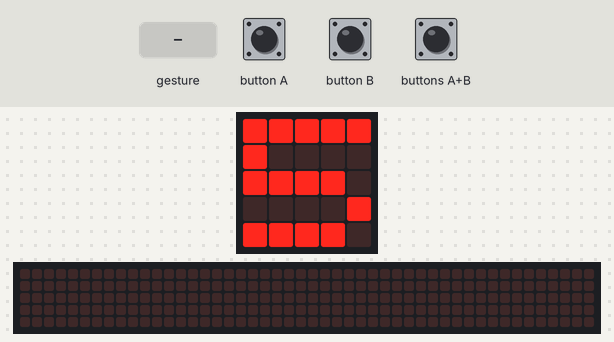
Bench run of a program on a simulated BBC micro:bit (MakeCode). On the bench: the board's 5×5 LED display, a strip that is not on the board, showing the scrolling text unrolled. The test bench sets the inputs (shaded band). Random numbers come from a fixed seed; a tilt is held for 1.5 s and a shake lasts 1 s, then the board lies face up again; the 48×5 strip is a reading aid, not a part: it shows the text the display is scrolling, unrolled, one strip-width of it at a time.

Above: at 1.2 s.
1.3 s: gesture 'shake'
At 1.73 s:
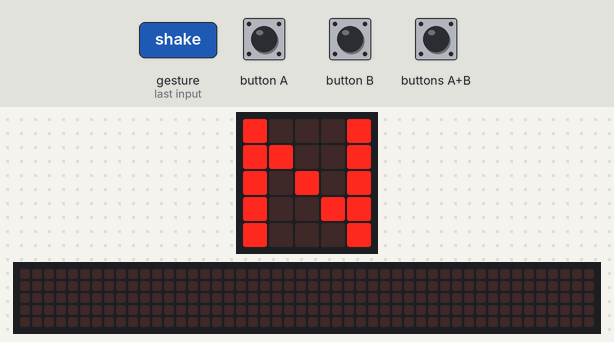
3.4 s: buttons A+B pressed for 0.15 s
At 4.6 s:
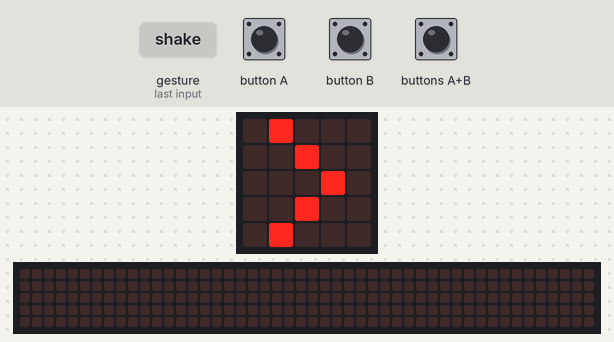
6.4 s: button A pressed for 0.15 s
At 7.8 s:
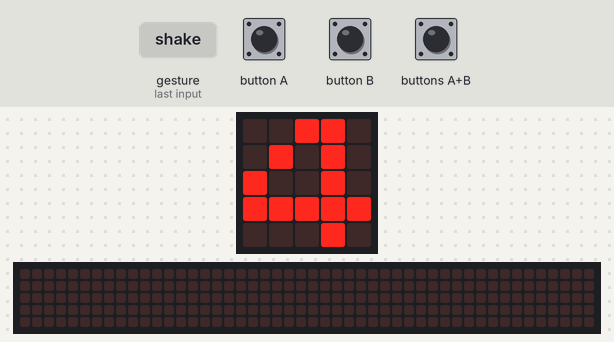
8.7 s: button A pressed for 0.15 s
At 10.0 s:
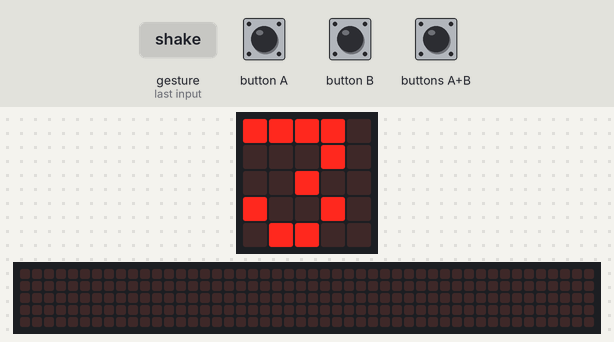
11.0 s: buttons A+B pressed for 1 s
At 13.2 s:
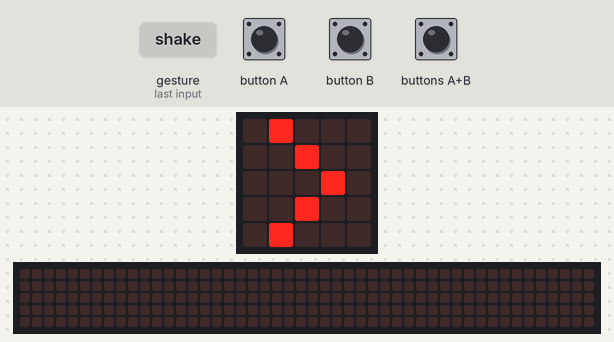
14.8 s: button A pressed 5 times (0.12 s each, 0.3 s apart)
At 18.94 s:
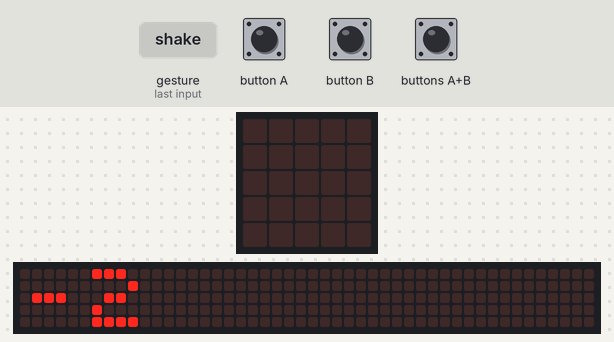
Timing chart, 0 to 19.4 s (numbered marks = the images above; inputs shaded):
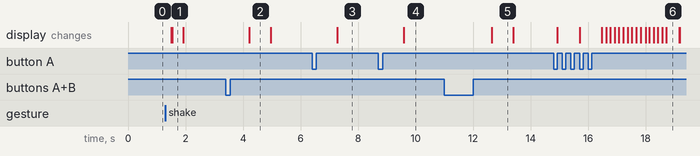

Measured:
- after the input at 1.3 s, the display: first changes after 0.20 s (image 1 shows a later state)
- after the input at 3.4 s, the display: changes after 0.81 s (image 2)
- after the input at 6.4 s, the display: changes after 0.87 s (image 3)
- after the input at 8.7 s, the display: changes after 0.88 s (image 4)
- after the input at 11.0 s, the display: changes after 1.6 s (image 5)
- after the input at 14.8 s, the display: first changes after 0.13 s (image 6 shows a later state)
- what the display in image 2 shows lasts 0.8 s, from 4.2 s to 5.0 s

The program:

main.ts
```typescript
input.onButtonPressed(Button.A, function () {
    numero += -1
})
input.onGesture(Gesture.Shake, function () {
    segredo = randint(0, 9)
    basic.clearScreen()
    basic.showLeds(`
        # . . . #
        # # . . #
        # . # . #
        # . . # #
        # . . . #
        `)
    numero = inicial
})
input.onButtonPressed(Button.AB, function () {
    if (numero == segredo) {
        basic.showIcon(IconNames.Yes)
    } else if (numero < segredo) {
        basic.showString(">")
    } else {
        basic.showString("<")
    }
})
input.onButtonPressed(Button.B, function () {
    numero += 1
})
let segredo = 0
let numero = 0
let inicial = 0
inicial = 5
numero = inicial
segredo = randint(0, 9)
basic.forever(function () {
    basic.showNumber(numero)
})
```

test.ts
```typescript
// os teses vão aqui; isto não será compilado quando este pacote for usado como extensão.
```
